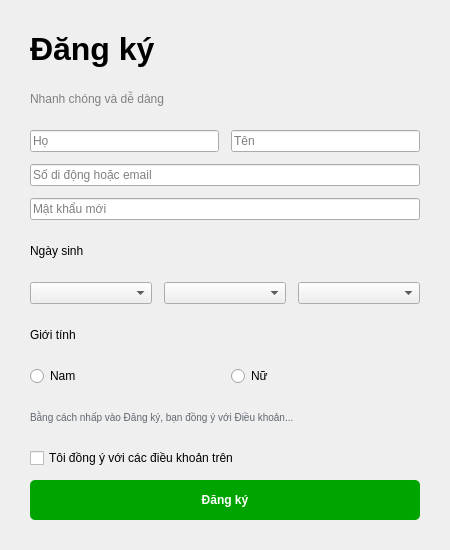
<?xml version="1.0" encoding="UTF-8"?>
<ui version="4.0">
 <class>RegistrationForm</class>
 <widget class="QWidget" name="RegistrationForm">
  <property name="geometry">
   <rect>
    <x>0</x>
    <y>0</y>
    <width>450</width>
    <height>550</height>
   </rect>
  </property>
  <property name="windowTitle">
   <string>Đăng ký thành viên</string>
  </property>
  <layout class="QVBoxLayout" name="mainLayout">
   <property name="spacing">
    <number>12</number>
   </property>
   <property name="leftMargin">
    <number>30</number>
   </property>
   <property name="topMargin">
    <number>30</number>
   </property>
   <property name="rightMargin">
    <number>30</number>
   </property>
   <property name="bottomMargin">
    <number>30</number>
   </property>
   
   <item>
    <widget class="QLabel" name="lblTitle">
     <property name="font">
      <font><pointsize>24</pointsize><bold>true</bold></font>
     </property>
     <property name="text">
      <string>Đăng ký</string>
     </property>
    </widget>
   </item>
   
   <item>
    <widget class="QLabel" name="lblSubtitle">
     <property name="text">
      <string>Nhanh chóng và dễ dàng</string>
     </property>
     <property name="styleSheet">
      <string notr="true">color: gray;</string>
     </property>
    </widget>
   </item>

   <item>
    <layout class="QHBoxLayout" name="layoutName">
     <item>
      <widget class="QLineEdit" name="txtHo">
       <property name="placeholderText">
        <string>Họ</string>
       </property>
      </widget>
     </item>
     <item>
      <widget class="QLineEdit" name="txtTen">
       <property name="placeholderText">
        <string>Tên</string>
       </property>
      </widget>
     </item>
    </layout>
   </item>

   <item>
    <widget class="QLineEdit" name="txtContact">
     <property name="placeholderText">
      <string>Số di động hoặc email</string>
     </property>
    </widget>
   </item>

   <item>
    <widget class="QLineEdit" name="txtPassword">
     <property name="echoMode">
      <enum>QLineEdit::Password</enum>
     </property>
     <property name="placeholderText">
      <string>Mật khẩu mới</string>
     </property>
    </widget>
   </item>

   <item>
    <widget class="QLabel" name="lblDob">
     <property name="text">
      <string>Ngày sinh</string>
     </property>
    </widget>
   </item>
   <item>
    <layout class="QHBoxLayout" name="layoutDob">
     <item>
      <widget class="QComboBox" name="cbDay"/>
     </item>
     <item>
      <widget class="QComboBox" name="cbMonth"/>
     </item>
     <item>
      <widget class="QComboBox" name="cbYear"/>
     </item>
    </layout>
   </item>

   <item>
    <widget class="QLabel" name="lblGender">
     <property name="text">
      <string>Giới tính</string>
     </property>
    </widget>
   </item>
   <item>
    <layout class="QHBoxLayout" name="layoutGender">
     <item>
      <widget class="QRadioButton" name="radNam">
       <property name="text">
        <string>Nam</string>
       </property>
      </widget>
     </item>
     <item>
      <widget class="QRadioButton" name="radNu">
       <property name="text">
        <string>Nữ</string>
       </property>
      </widget>
     </item>
    </layout>
   </item>

   <item>
    <widget class="QLabel" name="lblPolicy">
     <property name="text">
      <string>Bằng cách nhấp vào Đăng ký, bạn đồng ý với Điều khoản...</string>
     </property>
     <property name="wordWrap">
      <bool>true</bool>
     </property>
     <property name="styleSheet">
      <string notr="true">font-size: 10px; color: #606770;</string>
     </property>
    </widget>
   </item>

   <item>
    <widget class="QCheckBox" name="chkAgree">
     <property name="text">
      <string>Tôi đồng ý với các điều khoản trên</string>
     </property>
    </widget>
   </item>

   <item>
    <widget class="QPushButton" name="btnRegister">
     <property name="minimumSize">
      <size><width>150</width><height>40</height></size>
     </property>
     <property name="text">
      <string>Đăng ký</string>
     </property>
     <property name="styleSheet">
      <string notr="true">background-color: #00a400; color: white; font-weight: bold; border-radius: 5px;</string>
     </property>
    </widget>
   </item>
  </layout>
 </widget>
 <resources/>
 <connections/>
</ui>
